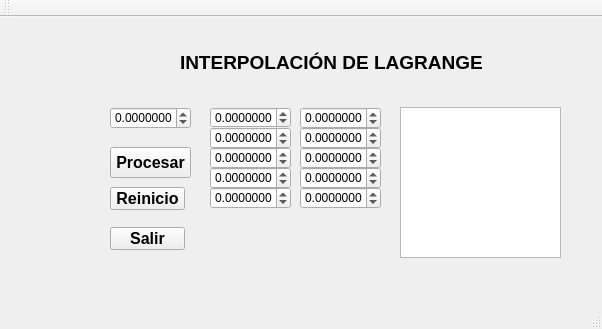
<?xml version="1.0" encoding="UTF-8"?>
<ui version="4.0">
 <class>lagrange</class>
 <widget class="QMainWindow" name="lagrange">
  <property name="geometry">
   <rect>
    <x>0</x>
    <y>0</y>
    <width>602</width>
    <height>329</height>
   </rect>
  </property>
  <property name="windowTitle">
   <string>lagrange</string>
  </property>
  <widget class="QWidget" name="centralWidget">
   <widget class="QDoubleSpinBox" name="fx4">
    <property name="geometry">
     <rect>
      <x>300</x>
      <y>150</y>
      <width>81</width>
      <height>22</height>
     </rect>
    </property>
    <property name="decimals">
     <number>7</number>
    </property>
    <property name="minimum">
     <double>-100.000000000000000</double>
    </property>
   </widget>
   <widget class="QDoubleSpinBox" name="x5">
    <property name="geometry">
     <rect>
      <x>210</x>
      <y>170</y>
      <width>81</width>
      <height>22</height>
     </rect>
    </property>
    <property name="suffix">
     <string/>
    </property>
    <property name="decimals">
     <number>7</number>
    </property>
    <property name="minimum">
     <double>-100.000000000000000</double>
    </property>
   </widget>
   <widget class="QDoubleSpinBox" name="fx3">
    <property name="geometry">
     <rect>
      <x>300</x>
      <y>130</y>
      <width>81</width>
      <height>22</height>
     </rect>
    </property>
    <property name="decimals">
     <number>7</number>
    </property>
    <property name="minimum">
     <double>-100.000000000000000</double>
    </property>
   </widget>
   <widget class="QDoubleSpinBox" name="fx5">
    <property name="geometry">
     <rect>
      <x>300</x>
      <y>170</y>
      <width>81</width>
      <height>22</height>
     </rect>
    </property>
    <property name="decimals">
     <number>7</number>
    </property>
    <property name="minimum">
     <double>-100.000000000000000</double>
    </property>
   </widget>
   <widget class="QDoubleSpinBox" name="fx2">
    <property name="geometry">
     <rect>
      <x>300</x>
      <y>110</y>
      <width>81</width>
      <height>22</height>
     </rect>
    </property>
    <property name="decimals">
     <number>7</number>
    </property>
    <property name="minimum">
     <double>-100.000000000000000</double>
    </property>
   </widget>
   <widget class="QPushButton" name="SALIR">
    <property name="geometry">
     <rect>
      <x>110</x>
      <y>210</y>
      <width>75</width>
      <height>23</height>
     </rect>
    </property>
    <property name="font">
     <font>
      <pointsize>12</pointsize>
      <weight>75</weight>
      <bold>true</bold>
     </font>
    </property>
    <property name="text">
     <string>Salir</string>
    </property>
   </widget>
   <widget class="QDoubleSpinBox" name="x2">
    <property name="geometry">
     <rect>
      <x>210</x>
      <y>110</y>
      <width>81</width>
      <height>22</height>
     </rect>
    </property>
    <property name="decimals">
     <number>7</number>
    </property>
    <property name="minimum">
     <double>-100.000000000000000</double>
    </property>
   </widget>
   <widget class="QDoubleSpinBox" name="X">
    <property name="geometry">
     <rect>
      <x>110</x>
      <y>90</y>
      <width>81</width>
      <height>22</height>
     </rect>
    </property>
    <property name="decimals">
     <number>7</number>
    </property>
    <property name="minimum">
     <double>-100.000000000000000</double>
    </property>
   </widget>
   <widget class="QTextEdit" name="TEXTO">
    <property name="geometry">
     <rect>
      <x>400</x>
      <y>90</y>
      <width>161</width>
      <height>151</height>
     </rect>
    </property>
   </widget>
   <widget class="QDoubleSpinBox" name="x3">
    <property name="geometry">
     <rect>
      <x>210</x>
      <y>130</y>
      <width>81</width>
      <height>22</height>
     </rect>
    </property>
    <property name="decimals">
     <number>7</number>
    </property>
    <property name="minimum">
     <double>-100.000000000000000</double>
    </property>
   </widget>
   <widget class="QPushButton" name="EJECUTAR">
    <property name="geometry">
     <rect>
      <x>110</x>
      <y>130</y>
      <width>81</width>
      <height>31</height>
     </rect>
    </property>
    <property name="font">
     <font>
      <pointsize>12</pointsize>
      <weight>75</weight>
      <bold>true</bold>
     </font>
    </property>
    <property name="text">
     <string>Procesar</string>
    </property>
   </widget>
   <widget class="QDoubleSpinBox" name="fx1">
    <property name="geometry">
     <rect>
      <x>300</x>
      <y>90</y>
      <width>81</width>
      <height>22</height>
     </rect>
    </property>
    <property name="decimals">
     <number>7</number>
    </property>
    <property name="minimum">
     <double>-100.000000000000000</double>
    </property>
   </widget>
   <widget class="QDoubleSpinBox" name="x1">
    <property name="geometry">
     <rect>
      <x>210</x>
      <y>90</y>
      <width>81</width>
      <height>21</height>
     </rect>
    </property>
    <property name="decimals">
     <number>7</number>
    </property>
    <property name="minimum">
     <double>-100.000000000000000</double>
    </property>
   </widget>
   <widget class="QDoubleSpinBox" name="x4">
    <property name="geometry">
     <rect>
      <x>210</x>
      <y>150</y>
      <width>81</width>
      <height>22</height>
     </rect>
    </property>
    <property name="decimals">
     <number>7</number>
    </property>
    <property name="minimum">
     <double>-100.000000000000000</double>
    </property>
   </widget>
   <widget class="QLabel" name="label">
    <property name="geometry">
     <rect>
      <x>180</x>
      <y>20</y>
      <width>311</width>
      <height>51</height>
     </rect>
    </property>
    <property name="text">
     <string>&lt;html&gt;&lt;head/&gt;&lt;body&gt;&lt;p&gt;&lt;span style=&quot; font-size:14pt; font-weight:600;&quot;&gt;INTERPOLACIÓN DE LAGRANGE&lt;/span&gt;&lt;/p&gt;&lt;/body&gt;&lt;/html&gt;</string>
    </property>
   </widget>
   <widget class="QPushButton" name="RESET">
    <property name="geometry">
     <rect>
      <x>110</x>
      <y>170</y>
      <width>75</width>
      <height>23</height>
     </rect>
    </property>
    <property name="font">
     <font>
      <pointsize>12</pointsize>
      <weight>75</weight>
      <bold>true</bold>
     </font>
    </property>
    <property name="text">
     <string>Reinicio</string>
    </property>
   </widget>
  </widget>
  <widget class="QMenuBar" name="menuBar">
   <property name="geometry">
    <rect>
     <x>0</x>
     <y>0</y>
     <width>602</width>
     <height>21</height>
    </rect>
   </property>
  </widget>
  <widget class="QToolBar" name="mainToolBar">
   <attribute name="toolBarArea">
    <enum>TopToolBarArea</enum>
   </attribute>
   <attribute name="toolBarBreak">
    <bool>false</bool>
   </attribute>
  </widget>
  <widget class="QStatusBar" name="statusBar"/>
 </widget>
 <layoutdefault spacing="6" margin="11"/>
 <resources/>
 <connections/>
</ui>
